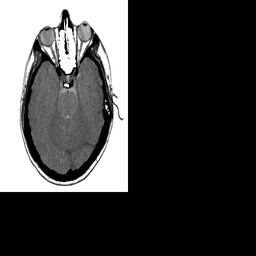
#> input picture HW1/Q3/transformed.png, 256 x 256 px, shrunk from 512 x 512 before the run
$ jupyter execute Q3.ipynb
#> lines starting #> are read from the running program, lines starting #| are printed output that depends on the picture
[cell 1]
import numpy as np
import matplotlib.pyplot as plt
import cv2 as cv
import math

#A
img = cv.imread('transformed.png', 0)
#> img is the input picture: shape (256, 256); min 0, max 255, mean 65.4
plt.imshow(img, cmap='gray')
plt.show()

#B
for i in range (img.shape[0]):
    if img[i , 0] == 0 :
        n = i
        break
for j in range (img.shape[1]):
    if img[0 , j] == 0 :
        m = j
        break
print(n)
#| 193
print(m)
#| 129
cy = img.shape[0]/n
#> cy = 1.33
cx = img.shape[1]/m
#> cx = 1.98
SM = np.float32([[cx, 0, 0], [0, cy, 0]])
#> SM = [[1.98, 0, 0], [0, 1.33, 0]]
scaled = cv.warpAffine(img, SM, (img.shape))
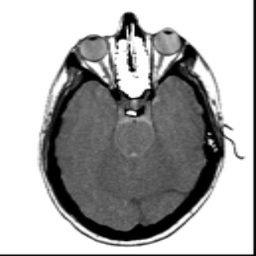
#> scaled: shape (256, 256); min 0, max 255, mean 171.5

plt.imshow(scaled, cmap='gray')
plt.show()

x = scaled.shape[0]
#> x = 256
y = scaled.shape[1]
#> y = 256

image = cv.copyMakeBorder(scaled, x//2, y//2, x//2, y//2, cv.BORDER_CONSTANT, None, value = 0)
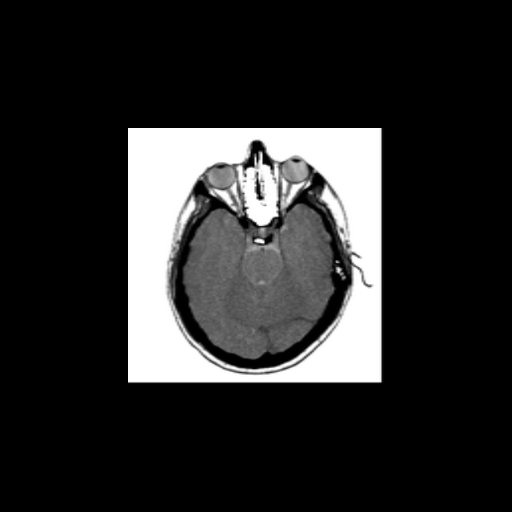
#> image: shape (512, 512); min 0, max 255, mean 42.9
plt.imshow(image, cmap='gray')
plt.show()

#C
x = image.shape[0]
#> x = 512
y = image.shape[1]
#> y = 512
TM = np.float32([[1, 0, 60], [0, 1, 50]])
translated = cv.warpAffine(image, TM, (x, y))
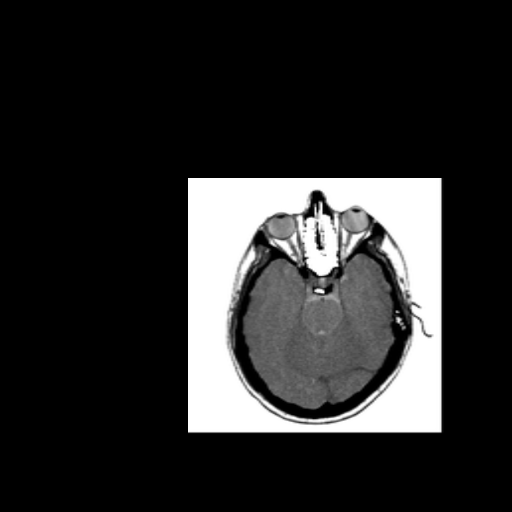
#> translated: shape (512, 512); min 0, max 255, mean 42.9
plt.imshow(translated, cmap='gray')
plt.show()

#D

SM = np.float32([[1, 0.1, 0], [0.3, 1, 0]])
sheared = cv.warpAffine(image, SM, (x, y))
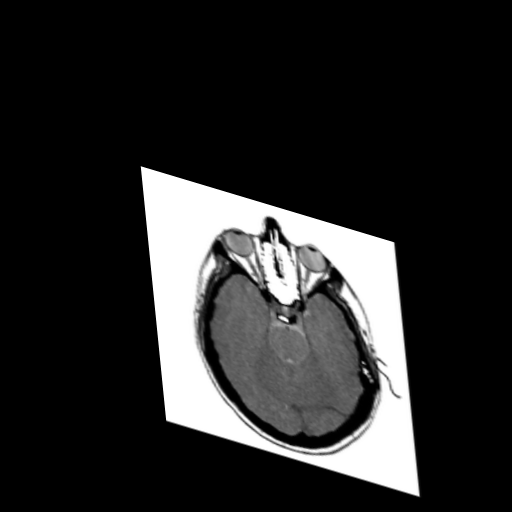
#> sheared: shape (512, 512); min 0, max 255, mean 41.6
plt.imshow(sheared, cmap='gray')
plt.show()

#E

angle = 30.0
theta = np.radians(angle)
x1 = x//2
#> x1 = 256
y1 = y//2
#> y1 = 256

forward_image  = np.zeros(image.shape, image.dtype)
backward_image = np.zeros(image.shape, image.dtype)
rotation_matrix = np.array([[np.cos(theta), -np.sin(theta)], [np.sin(theta), np.cos(theta)]])
for i in range(x):
    for j in range(y):
        [x_new, y_new] = np.dot(rotation_matrix, np.array([i - x1, j - y1]))
        x_new = int(np.round(x_new))
        y_new = int(np.round(y_new))

        if (x_new + x1 < 0 or x_new + x1 >= x or y_new + y1 < 0 or y_new + y1 >= y):
            continue
        backward_image[i, j] = image[x_new + x1, y_new + y1]
        forward_image[x_new + x1, y_new + y1] = image[i, j]
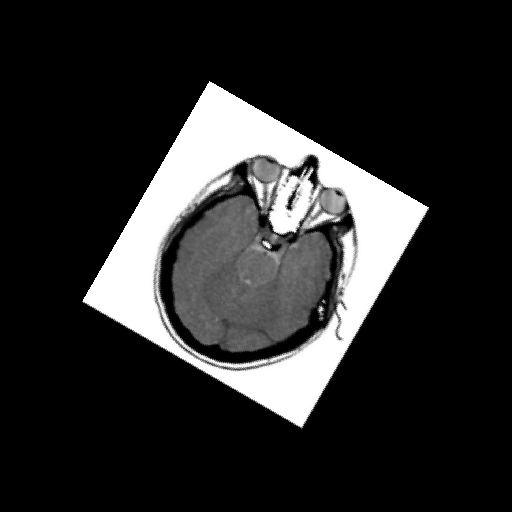
#> backward_image: shape (512, 512); min 0, max 255, mean 42.9
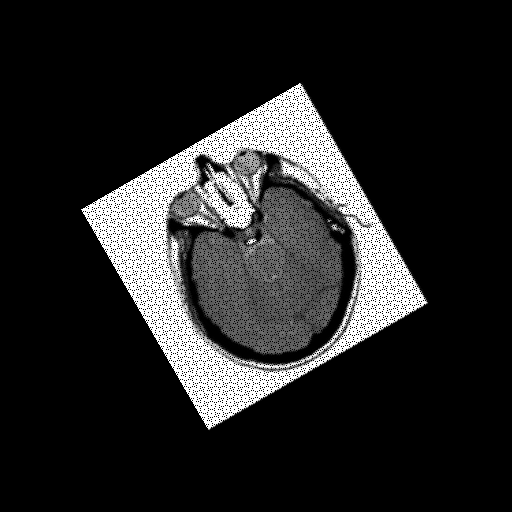
#> forward_image: shape (512, 512); min 0, max 255, mean 37.1

plt.imshow(forward_image, cmap='gray')
plt.show()

plt.imshow(backward_image, cmap='gray')
plt.show()
